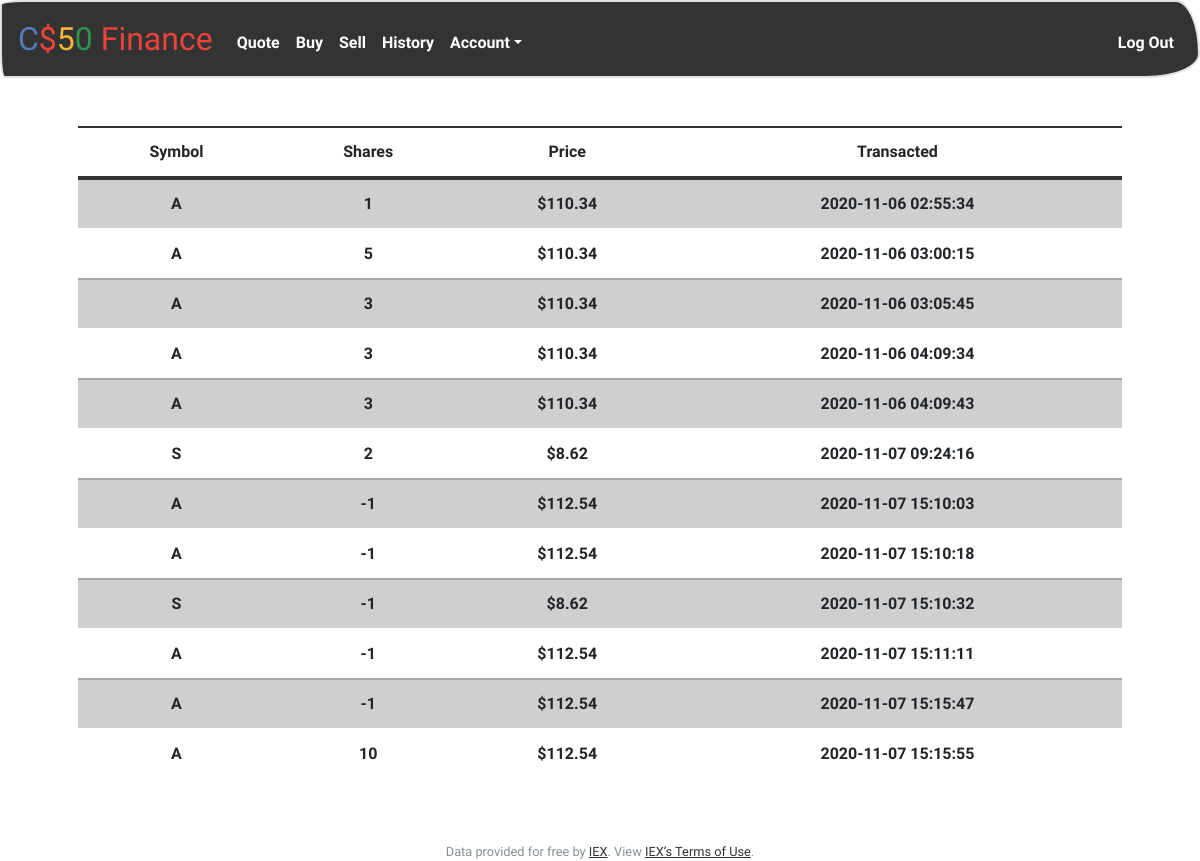
The app's page /history (signed in) with its own data.
### tables this page shows
CREATE TABLE 'history'(
'id' INTEGER PRIMARY KEY AUTOINCREMENT NOT NULL,
'userid' INTEGER NOT NULL,
'symbol' TEXT NOT NULL,
'shares' INTEGER NOT NULL ,
'price' REAL NOT NULL,
'transtime' text
);

### application.py (the view)
@app.route("/history")
@login_required
def history():
    def f(s):
        s["price"]=usd(s["price"])
        return s
    rows = db.execute("SELECT * FROM history WHERE userid=:userid", userid=session.get("user_id"))
    rows = list(map(f, rows))
    return render_template("history.html", shares=rows)

### application.py (called while the page is built)
@app.after_request
def after_request(response):
    response.headers["Cache-Control"] = "no-cache, no-store, must-revalidate"
    response.headers["Expires"] = 0
    response.headers["Pragma"] = "no-cache"
    return response

### helpers.py (called while the page is built)
def login_required(f):
    @wraps(f)
    def decorated_function(*args, **kwargs):
        if session.get("user_id") is None:
            return redirect("/login")
        return f(*args, **kwargs)
    return decorated_function

def usd(value):
    return f"${value:,.2f}"

### templates/history.html (shortened to what this page needs)
{% extends "layout.html" %}
{% block main %}
    <table class="table table-hover">
      <thead>
        <tr>
          <th scope="col">Symbol</th>
          <th scope="col">Shares</th>
          <th scope="col">Price</th>
          <th scope="col">Transacted</th>
        </tr>
      </thead>
      <tbody>
        {% for share in shares %}
          {% if loop.index % 2 == 1 %}
            <tr class="table-secondary">
          {% else %}
            <tr class="table-light">
          {% endif  %}
            <th scope="row">{{ share["symbol"] }}</th>
            <td>{{ share["shares"] }}</td>
            <td>{{ share["price"] }}</td>
            <td>{{ share["transtime"] }}</td>
          </tr>
        {% endfor %}
      </tbody>
    </table>
{% endblock %}

### templates/layout.html (shortened to what this page needs)
<!DOCTYPE html>
<html lang="en">
    <head>
        <link href="https://maxcdn.bootstrapcdn.com/bootstrap/4.1.3/css/bootstrap.min.css" rel="stylesheet">
        <link href="/static/styles.css" rel="stylesheet">
        <link href="/static/bootstrap.min.css" rel="stylesheet">
    </head>
    <body>
        <nav class="navbar navbar-expand-md navbar-dark bg-primary border">
            <a class="navbar-brand" href="/"><span class="blue">C</span><span class="red">$</span><span class="yellow">5</span><span class="green">0</span> <span class="red">Finance</span></a>
            <div class="collapse navbar-collapse" id="navbar">
                {% if session.user_id %}
                    <ul class="navbar-nav mr-auto mt-2">
                        <li class="nav-item"><a class="nav-link" href="/quote">Quote</a></li>
                        <li class="nav-item"><a class="nav-link" href="/buy">Buy</a></li>
                        <li class="nav-item"><a class="nav-link" href="/sell">Sell</a></li>
                        <li class="nav-item"><a class="nav-link" href="/history">History</a></li>
                        <li class="nav-item dropdown">
                            <a class="nav-link dropdown-toggle" data-toggle="dropdown" href="#" role="button" aria-haspopup="true" aria-expanded="false">Account</a>
                        </li>
                    </ul>
                    <ul class="navbar-nav ml-auto mt-2">
                        <li class="nav-item"><a class="nav-link" href="/logout">Log Out</a></li>
                    </ul>
                {% else %}
                    <ul class="navbar-nav ml-auto mt-2">
                        <li class="nav-item"><a class="nav-link" href="/register">Register</a></li>
                        <li class="nav-item"><a class="nav-link" href="/login">Log In</a></li>
                    </ul>
                {% endif %}
            </div>
        </nav>
        <main class="container p-5">
            {% block main %}{% endblock %}
        </main>
        <footer class="small text-center text-muted">
            Data provided for free by <a href="https://iextrading.com/developer">IEX</a>. View <a href="https://iextrading.com/api-exhibit-a/">IEX’s Terms of Use</a>.
        </footer>
    </body>
</html>

### static/styles.css (style rules this page uses)
nav .navbar-brand { font-size: xx-large; }
nav .navbar-brand .blue { color: #537fbe; }
nav .navbar-brand .red { color: #ea433b; }
nav .navbar-brand .yellow { color: #f5b82e; }
nav .navbar-brand .green { color: #2e944b; }
main { overflow-x: auto; text-align: center; }

### records on screen
history: symbol "A", shares "1", price "$110.34", transtime "2020-11-06 02:55:34"
history: symbol "A", shares "5", price "$110.34", transtime "2020-11-06 03:00:15"
history: symbol "A", shares "3", price "$110.34", transtime "2020-11-06 03:05:45"
history: symbol "A", shares "3", price "$110.34", transtime "2020-11-06 04:09:34"
history: symbol "A", shares "3", price "$110.34", transtime "2020-11-06 04:09:43"
history: symbol "S", shares "2", price "$8.62", transtime "2020-11-07 09:24:16"
history: symbol "A", shares "-1", price "$112.54", transtime "2020-11-07 15:10:03"
history: symbol "A", shares "-1", price "$112.54", transtime "2020-11-07 15:10:18"
history: symbol "S", shares "-1", price "$8.62", transtime "2020-11-07 15:10:32"
history: symbol "A", shares "-1", price "$112.54", transtime "2020-11-07 15:11:11"
history: symbol "A", shares "-1", price "$112.54", transtime "2020-11-07 15:15:47"
history: symbol "A", shares "10", price "$112.54", transtime "2020-11-07 15:15:55"
